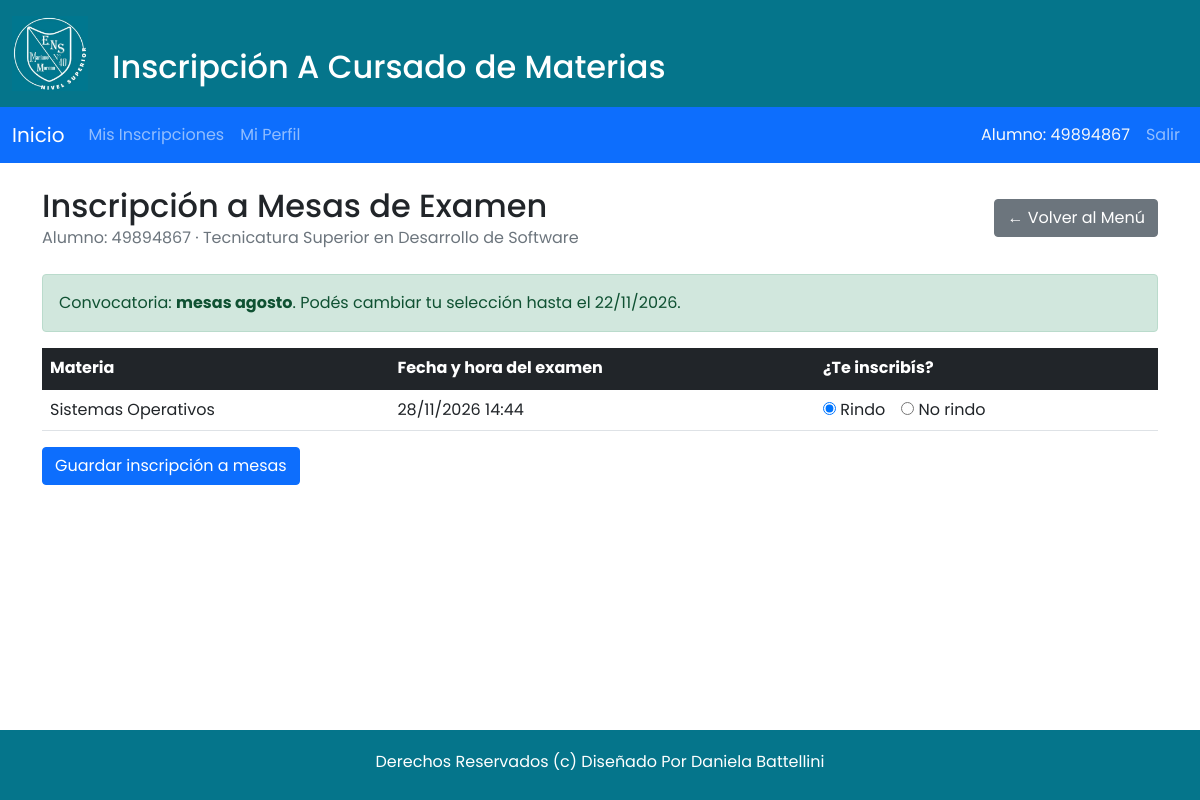
The page /inscripcion_mesas.php (signed in) on the database its author committed.
### tables this page shows
CREATE TABLE `alumnos` (
  `id` int(11) NOT NULL,
  `nombre` varchar(45) NOT NULL,
  `apellido` varchar(45) NOT NULL,
  `dni` varchar(8) DEFAULT NULL,
  `cuil` varchar(11) DEFAULT NULL,
  `carrera` varchar(150) DEFAULT NULL,
  `Usuario_idUsuario` int(11) NOT NULL
);

CREATE TABLE `periodos_mesas` (
  `idPeriodoMesa` int(11) NOT NULL,
  `descripcion` varchar(150) NOT NULL,
  `fecha_inicio` date NOT NULL,
  `fecha_fin` date NOT NULL,
  `estado` enum('activo','inactivo') NOT NULL DEFAULT 'inactivo'
);

CREATE TABLE `inscripciones_mesas` (
  `idInscripcionMesa` int(11) NOT NULL,
  `mesa_id` int(11) NOT NULL,
  `alumno_id` int(11) NOT NULL,
  `rinde` tinyint(1) NOT NULL,
  `fecha_inscripcion` timestamp NOT NULL DEFAULT current_timestamp() ON UPDATE current_timestamp()
);

CREATE TABLE `mesas_materias` (
  `idMesa` int(11) NOT NULL,
  `periodo_id` int(11) NOT NULL,
  `carrera_id` int(11) NOT NULL,
  `materia` varchar(255) NOT NULL,
  `fecha_examen` datetime DEFAULT NULL
);

### materias_carrera.php (called while the page is built, shortened)
<?php
function obtenerIdCarreraAlumno(string $nombreCarrera): ?int
{
    $carrera = mb_strtolower($nombreCarrera, 'UTF-8');
    if (str_contains($carrera, 'software') || str_contains($carrera, 'soft')) {
        return 2;
    }
    return null;
}
?>

### mesas_inscripcion.php (called while the page is built, shortened)
<?php
function obtenerPeriodoMesasAbierto(mysqli $conexion): ?array
{
    $stmt = $conexion->prepare(
        "SELECT idPeriodoMesa, descripcion, fecha_inicio, fecha_fin
         FROM periodos_mesas
         WHERE estado = 'activo'
           AND CURDATE() BETWEEN fecha_inicio AND fecha_fin
         ORDER BY idPeriodoMesa DESC
         LIMIT 1"
    );
    $stmt->execute();
    $periodo = $stmt->get_result()->fetch_assoc();
    return $periodo ?: null;
}
?>

### inscripcion_mesas.php (the view, shortened to what this page needs)
<?php
require_once __DIR__ . '/conexion.php';
require_once __DIR__ . '/mesas_inscripcion.php';
require_once __DIR__ . '/materias_carrera.php';
$dni = $_SESSION['dnialu'];
$stmt = $conex->prepare("SELECT id, carrera FROM alumnos WHERE dni = ? LIMIT 1");
$stmt->bind_param("s", $dni);
$stmt->execute();
$alumno = $stmt->get_result()->fetch_assoc();
$carreraId = $alumno ? obtenerIdCarreraAlumno($alumno['carrera'] ?? '') : null;
$periodo = obtenerPeriodoMesasAbierto($conex);
$mesas = [];
if ($alumno && $carreraId && $periodo) {
    $stmt = $conex->prepare(
        "SELECT m.idMesa, m.materia, m.fecha_examen, i.rinde
         FROM mesas_materias m
         LEFT JOIN inscripciones_mesas i
           ON i.mesa_id = m.idMesa AND i.alumno_id = ?
         WHERE m.periodo_id = ?
           AND m.carrera_id = ?
           AND m.fecha_examen IS NOT NULL
         ORDER BY m.materia"
    );
    $alumnoId = (int)$alumno['id'];
    $periodoId = (int)$periodo['idPeriodoMesa'];
    $stmt->bind_param("iii", $alumnoId, $periodoId, $carreraId);
    $stmt->execute();
    $result = $stmt->get_result();
    while ($fila = $result->fetch_assoc()) {
        $mesas[] = $fila;
    }
}
include('primero.php');
include('header_pagina.php');
?>
<section>
<div class="container mt-4 mb-5">
  <div class="d-flex justify-content-between align-items-center mb-4 flex-wrap gap-2">
    <div>
      <h2 class="mb-0">Inscripción a Mesas de Examen</h2>
      <?php if ($alumno): ?>
        <p class="text-muted mb-0">Alumno: <?= htmlspecialchars($dni) ?> · <?= htmlspecialchars($alumno['carrera'] ?? '') ?></p>
      <?php endif; ?>
    </div>
    <a href="inicio_alumno.php" class="btn btn-secondary">← Volver al Menú</a>
  </div>
  <?php if (!$alumno): ?>
    <div class="alert alert-danger" role="alert">
      No se encontró una ficha de alumno asociada a tu usuario. Contactá a Bedelía.
    </div>
  <?php elseif (!$carreraId): ?>
    <div class="alert alert-warning" role="alert">
      No pudimos identificar tu carrera para mostrar las mesas. Contactá a Bedelía.
    </div>
  <?php elseif (!$periodo): ?>
    <div class="alert alert-danger" role="alert">
      La inscripción a mesas está cerrada. Consultá con Bedelía cuándo se abrirá la próxima convocatoria.
    </div>
  <?php elseif (empty($mesas)): ?>
    <div class="alert alert-info" role="status">
      La convocatoria “<?= htmlspecialchars($periodo['descripcion']) ?>” está abierta, pero Bedelía todavía no cargó fechas de examen para tu carrera.
    </div>
  <?php else: ?>
    <div class="alert alert-success" role="status">
      Convocatoria: <strong><?= htmlspecialchars($periodo['descripcion']) ?></strong>.
      Podés cambiar tu selección hasta el <?= date('d/m/Y', strtotime($periodo['fecha_fin'])) ?>.
    </div>
    <form id="formInscripcionMesas">
      <div class="table-responsive">
        <table class="table table-hover align-middle">
          <thead class="table-dark">
            <tr>
              <th>Materia</th>
              <th>Fecha y hora del examen</th>
              <th>¿Te inscribís?</th>
            </tr>
          </thead>
          <tbody>
            <?php foreach ($mesas as $mesa): ?>
              <?php $rinde = $mesa['rinde'] === null ? null : (int)$mesa['rinde']; ?>
              <tr>
                <td><?= htmlspecialchars($mesa['materia']) ?></td>
                <td><?= date('d/m/Y H:i', strtotime($mesa['fecha_examen'])) ?></td>
                <td>
                  <div class="d-flex gap-3">
                    <label>
                      <input type="radio" name="rinde[<?= (int)$mesa['idMesa'] ?>]" value="1"
                             <?= $rinde === 1 ? 'checked' : '' ?> required>
                      Rindo
                    </label>
                    <label>
                      <input type="radio" name="rinde[<?= (int)$mesa['idMesa'] ?>]" value="0"
                             <?= $rinde === 0 ? 'checked' : '' ?> required>
                      No rindo
                    </label>
                  </div>
                </td>
              </tr>
            <?php endforeach; ?>
          </tbody>
        </table>
      </div>
      <button type="submit" class="btn btn-primary">Guardar inscripción a mesas</button>
    </form>
  <?php endif; ?>
</div>
</section>
<?php include('footer.php'); ?>
</body>
</html>

### css/estilos.css (style rules this page uses)
*::after, *::before, * { margin: 0; padding: 0; box-sizing: border-box; }
html { font-size: 62.5%; }
body { font-family: "Poppins", sans-serif; font-size: 1em; }
html { height: 100%; font-family: "Poppins", sans-serif; font-size: 1em; }
body { display: flex; flex-direction: column; min-height: 100vh; }

### rows shown on the page
alumnos: carrera "Tecnicatura Superior en Desarrollo de Software"
periodos_mesas: descripcion "mesas agosto", fecha_fin "22/11/2026"
inscripciones_mesas: mesa.materia "Sistemas Operativos", mesa.fecha_examen "28/11/2026 14:44", rinde "☑ Rindo", rinde "☐ No rindo"

### other values the page prints
$_SESSION["dnialu"] "49894867"
$dni "49894867"
